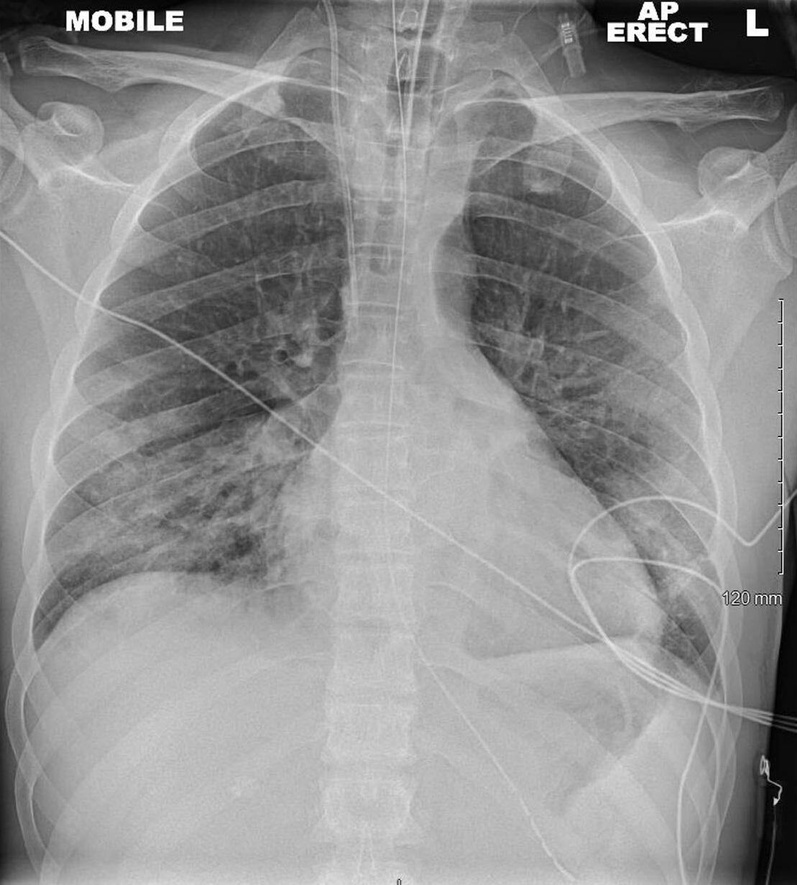
#> input picture week_2/lectures/files/COVID-00003b.jpg, 797 x 885 px, shrunk from 1109 x 1231 before the run
$ jupyter execute --allow-errors lecture_7.ipynb
#> lines starting #> are read from the running program, lines starting #| are printed output that depends on the picture; long printed decimals are rounded
# We are moving on to learning about how to open files and read the contents of it!
## We need to be able to read information from files to use programming efficiently at all - we cannot make up all the data!

#> (a cell that did not finish here is left out)

#> (a cell that did not finish here is left out)

[cell 3]
# we need to create floats from the strings to be able to handle them later on:
contents_float = []
#> (the rest of this cell did not finish here and is left out)

[cell 4]
print(contents_float)

[cell 5]
# Alright, it seems like we made it!
# Now what? Now we want to plot this of course!
# .. How?
# We start by importing a library specifically for plotting things

import matplotlib.pyplot as plt

# And then we do a simple call to the plot() function
plt.plot(contents_float)

# The contents_float is represented by the y-values in this plot. Since there are
# 10 values, the x-axis will automatically go from 0 to 9
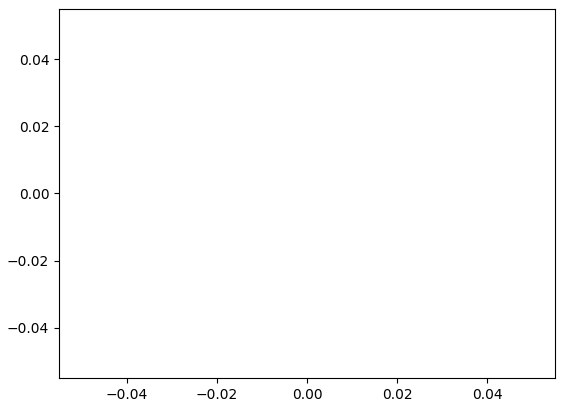
#> figure drawn by matplotlib, 1 panel

[cell 6]
# if we want to replace the automatic x-axis, we can do so by specifying it:
x_axis = [10, 11, 12, 13, 14, 15, 16, 17, 18, 19]
#> (the rest of this cell did not finish here and is left out)

[cell 7]
# Now let's try showing an image as well!
# We need an additional library now, called opencv!

import cv2

path_to_image = "files/COVID-00003b.jpg"
img = cv2.imread(path_to_image)
#> img is the input picture: shape (885, 797, 3); min 0, max 255, mean 146.1
print(type(img))
#| <class 'numpy.ndarray'>

[cell 8]
# To show an image, we use the function imshow() and send in the numpy array
plt.imshow(img)

[cell 9]
# If we want to make the image bigger, we can set the figsize
plt.figure(figsize=(10,10))
plt.imshow(img)

[cell 10]
# If we want to know more details about the image, for example how big it is, we can do the following:
print(img.shape)
#| (885, 797, 3)
# that simple command tells us a lot- this image is 1231*1109 pixels big, and it has RGB channels
# (although it looks very grey, which otherwise would imply only one channel)

[cell 11]
# maybe we want to know also the average value of the image:

print(img.mean())
#| 146.123

[cell 12]
# and with numpy arrays, we have this neat thing that we can apply changes to each element in the array without much hassle!

img = img + 5 # <---- this adds +5 on each pixel value in the image!
print(img.mean())
#| 150.518

[cell 13]
plt.figure(figsize=(10,10))
plt.imshow(img)
# We can see some changes in the image, especially if we look at the text at the top

[cell 14]
# now we want to save this new image in the folder named "files" - how could we do that?
# we can use the same library as when we read the file, but instead call the method imwrite():
cv2.imwrite("files/COVID-00003+5.jpg", img)
#> Out = True

[cell 15]
l = [1,2,3,4]
l.append([1])
l

[cell 16]
import numpy as np
x_axis = np.arange(10,19)

[cell 17]
x_axis

[cell 18]
import numpy as np
import matplotlib.pyplot as plt

# Fixing random state for reproducibility
np.random.seed(19680801)

mu, sigma = 100, 15
x = mu + sigma * np.random.randn(10000)

# the histogram of the data
n, bins, patches = plt.hist(x, 50, density=True, facecolor='g', alpha=0.75)


plt.xlabel('Smarts')
plt.ylabel('Probability')
plt.title('Histogram of IQ')
plt.text(60, .025, r'$\mu=100,\ \sigma=15$')
plt.xlim(40, 160)
plt.ylim(0, 0.03)
plt.grid(True)
plt.show()
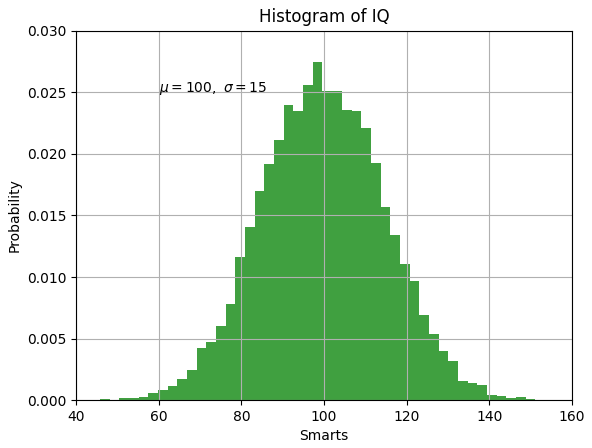
#> figure drawn by matplotlib, 1 panel; tallest bar 0.0274 high, from x = 97.3 to 99.64
